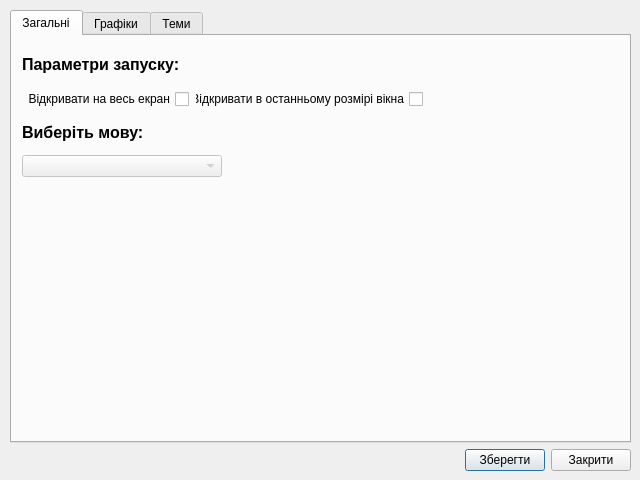
<?xml version="1.0" encoding="UTF-8"?>
<ui version="4.0">
 <class>Settings</class>
 <widget class="QDialog" name="Settings">
  <property name="windowModality">
   <enum>Qt::ApplicationModal</enum>
  </property>
  <property name="geometry">
   <rect>
    <x>0</x>
    <y>0</y>
    <width>640</width>
    <height>480</height>
   </rect>
  </property>
  <property name="sizePolicy">
   <sizepolicy hsizetype="Fixed" vsizetype="Fixed">
    <horstretch>0</horstretch>
    <verstretch>0</verstretch>
   </sizepolicy>
  </property>
  <property name="minimumSize">
   <size>
    <width>640</width>
    <height>480</height>
   </size>
  </property>
  <property name="maximumSize">
   <size>
    <width>640</width>
    <height>480</height>
   </size>
  </property>
  <property name="font">
   <font>
    <family>Segoe UI</family>
   </font>
  </property>
  <property name="contextMenuPolicy">
   <enum>Qt::DefaultContextMenu</enum>
  </property>
  <property name="windowTitle">
   <string>Налаштування</string>
  </property>
  <property name="statusTip">
   <string/>
  </property>
  <property name="whatsThis">
   <string/>
  </property>
  <widget class="QWidget" name="layoutWidget">
   <property name="geometry">
    <rect>
     <x>10</x>
     <y>10</y>
     <width>621</width>
     <height>461</height>
    </rect>
   </property>
   <layout class="QVBoxLayout" name="verticalLayout_2">
    <item>
     <widget class="QTabWidget" name="tabWidget">
      <property name="enabled">
       <bool>true</bool>
      </property>
      <property name="currentIndex">
       <number>0</number>
      </property>
      <property name="documentMode">
       <bool>false</bool>
      </property>
      <property name="tabsClosable">
       <bool>false</bool>
      </property>
      <widget class="QWidget" name="GENERAL_TAB">
       <attribute name="title">
        <string>Загальні</string>
       </attribute>
       <widget class="QWidget" name="">
        <property name="geometry">
         <rect>
          <x>10</x>
          <y>10</y>
          <width>401</width>
          <height>131</height>
         </rect>
        </property>
        <layout class="QVBoxLayout" name="verticalLayout_8">
         <item>
          <layout class="QVBoxLayout" name="verticalLayout">
           <item>
            <widget class="QLabel" name="label_5">
             <property name="font">
              <font>
               <pointsize>12</pointsize>
               <weight>75</weight>
               <bold>true</bold>
              </font>
             </property>
             <property name="text">
              <string>Параметри запуску:</string>
             </property>
            </widget>
           </item>
           <item>
            <layout class="QHBoxLayout" name="horizontalLayout_12">
             <item>
              <widget class="QCheckBox" name="MaximizeWindow">
               <property name="sizePolicy">
                <sizepolicy hsizetype="Preferred" vsizetype="Fixed">
                 <horstretch>0</horstretch>
                 <verstretch>0</verstretch>
                </sizepolicy>
               </property>
               <property name="layoutDirection">
                <enum>Qt::RightToLeft</enum>
               </property>
               <property name="text">
                <string>Відкривати на весь екран</string>
               </property>
              </widget>
             </item>
             <item>
              <widget class="QCheckBox" name="LastWindowSize">
               <property name="sizePolicy">
                <sizepolicy hsizetype="Preferred" vsizetype="Fixed">
                 <horstretch>0</horstretch>
                 <verstretch>0</verstretch>
                </sizepolicy>
               </property>
               <property name="layoutDirection">
                <enum>Qt::RightToLeft</enum>
               </property>
               <property name="text">
                <string>Відкривати в останньому розмірі вікна</string>
               </property>
              </widget>
             </item>
            </layout>
           </item>
          </layout>
         </item>
         <item>
          <layout class="QHBoxLayout" name="horizontalLayout_13">
           <item>
            <layout class="QVBoxLayout" name="verticalLayout_7">
             <item>
              <widget class="QLabel" name="label">
               <property name="font">
                <font>
                 <pointsize>12</pointsize>
                 <weight>75</weight>
                 <bold>true</bold>
                </font>
               </property>
               <property name="text">
                <string>Виберіть мову:</string>
               </property>
              </widget>
             </item>
             <item>
              <widget class="QComboBox" name="comboBox">
               <property name="enabled">
                <bool>false</bool>
               </property>
               <property name="sizePolicy">
                <sizepolicy hsizetype="Fixed" vsizetype="Fixed">
                 <horstretch>0</horstretch>
                 <verstretch>0</verstretch>
                </sizepolicy>
               </property>
               <property name="minimumSize">
                <size>
                 <width>200</width>
                 <height>0</height>
                </size>
               </property>
              </widget>
             </item>
            </layout>
           </item>
           <item>
            <spacer name="horizontalSpacer_3">
             <property name="orientation">
              <enum>Qt::Horizontal</enum>
             </property>
             <property name="sizeHint" stdset="0">
              <size>
               <width>40</width>
               <height>20</height>
              </size>
             </property>
            </spacer>
           </item>
          </layout>
         </item>
        </layout>
       </widget>
      </widget>
      <widget class="QWidget" name="CHART_TAB">
       <attribute name="title">
        <string>Графіки</string>
       </attribute>
       <widget class="QWidget" name="layoutWidget">
        <property name="geometry">
         <rect>
          <x>20</x>
          <y>20</y>
          <width>581</width>
          <height>371</height>
         </rect>
        </property>
        <layout class="QVBoxLayout" name="verticalLayout_6">
         <item>
          <layout class="QVBoxLayout" name="verticalLayout_4">
           <item>
            <widget class="QLabel" name="label_4">
             <property name="font">
              <font>
               <pointsize>12</pointsize>
               <weight>75</weight>
               <bold>true</bold>
              </font>
             </property>
             <property name="text">
              <string>Тип графіку для данних за період:</string>
             </property>
            </widget>
           </item>
           <item>
            <layout class="QGridLayout" name="gridLayout_2">
             <item row="0" column="0">
              <layout class="QHBoxLayout" name="horizontalLayout_10">
               <item>
                <widget class="QGraphicsView" name="graphicsView_9">
                 <property name="sizePolicy">
                  <sizepolicy hsizetype="Fixed" vsizetype="Fixed">
                   <horstretch>0</horstretch>
                   <verstretch>0</verstretch>
                  </sizepolicy>
                 </property>
                 <property name="maximumSize">
                  <size>
                   <width>120</width>
                   <height>120</height>
                  </size>
                 </property>
                 <property name="frameShape">
                  <enum>QFrame::StyledPanel</enum>
                 </property>
                 <property name="lineWidth">
                  <number>1</number>
                 </property>
                 <property name="verticalScrollBarPolicy">
                  <enum>Qt::ScrollBarAlwaysOff</enum>
                 </property>
                 <property name="horizontalScrollBarPolicy">
                  <enum>Qt::ScrollBarAlwaysOff</enum>
                 </property>
                 <property name="sceneRect">
                  <rectf>
                   <x>0.000000000000000</x>
                   <y>0.000000000000000</y>
                   <width>120.000000000000000</width>
                   <height>120.000000000000000</height>
                  </rectf>
                 </property>
                </widget>
               </item>
               <item>
                <widget class="QRadioButton" name="radioMultType_0">
                 <property name="text">
                  <string/>
                 </property>
                </widget>
               </item>
              </layout>
             </item>
             <item row="0" column="1">
              <layout class="QHBoxLayout" name="horizontalLayout_11">
               <item>
                <widget class="QGraphicsView" name="graphicsView_10">
                 <property name="sizePolicy">
                  <sizepolicy hsizetype="Fixed" vsizetype="Fixed">
                   <horstretch>0</horstretch>
                   <verstretch>0</verstretch>
                  </sizepolicy>
                 </property>
                 <property name="maximumSize">
                  <size>
                   <width>120</width>
                   <height>120</height>
                  </size>
                 </property>
                 <property name="frameShape">
                  <enum>QFrame::StyledPanel</enum>
                 </property>
                 <property name="lineWidth">
                  <number>1</number>
                 </property>
                 <property name="verticalScrollBarPolicy">
                  <enum>Qt::ScrollBarAlwaysOff</enum>
                 </property>
                 <property name="horizontalScrollBarPolicy">
                  <enum>Qt::ScrollBarAlwaysOff</enum>
                 </property>
                 <property name="sceneRect">
                  <rectf>
                   <x>0.000000000000000</x>
                   <y>0.000000000000000</y>
                   <width>120.000000000000000</width>
                   <height>120.000000000000000</height>
                  </rectf>
                 </property>
                </widget>
               </item>
               <item>
                <widget class="QRadioButton" name="radioMultType_1">
                 <property name="text">
                  <string/>
                 </property>
                </widget>
               </item>
               <item>
                <spacer name="horizontalSpacer_2">
                 <property name="orientation">
                  <enum>Qt::Horizontal</enum>
                 </property>
                 <property name="sizeHint" stdset="0">
                  <size>
                   <width>40</width>
                   <height>20</height>
                  </size>
                 </property>
                </spacer>
               </item>
              </layout>
             </item>
            </layout>
           </item>
          </layout>
         </item>
         <item>
          <layout class="QVBoxLayout" name="verticalLayout_5">
           <item>
            <widget class="QLabel" name="label_3">
             <property name="font">
              <font>
               <pointsize>12</pointsize>
               <weight>75</weight>
               <bold>true</bold>
              </font>
             </property>
             <property name="text">
              <string>Тип графіку для данних за один день:</string>
             </property>
            </widget>
           </item>
           <item>
            <layout class="QGridLayout" name="gridLayout_3">
             <item row="0" column="0">
              <widget class="QGraphicsView" name="graphicsView_11">
               <property name="sizePolicy">
                <sizepolicy hsizetype="Fixed" vsizetype="Fixed">
                 <horstretch>0</horstretch>
                 <verstretch>0</verstretch>
                </sizepolicy>
               </property>
               <property name="maximumSize">
                <size>
                 <width>120</width>
                 <height>120</height>
                </size>
               </property>
               <property name="frameShape">
                <enum>QFrame::StyledPanel</enum>
               </property>
               <property name="lineWidth">
                <number>1</number>
               </property>
               <property name="verticalScrollBarPolicy">
                <enum>Qt::ScrollBarAlwaysOff</enum>
               </property>
               <property name="horizontalScrollBarPolicy">
                <enum>Qt::ScrollBarAlwaysOff</enum>
               </property>
               <property name="sceneRect">
                <rectf>
                 <x>0.000000000000000</x>
                 <y>0.000000000000000</y>
                 <width>120.000000000000000</width>
                 <height>120.000000000000000</height>
                </rectf>
               </property>
              </widget>
             </item>
             <item row="0" column="1">
              <widget class="QRadioButton" name="radioSinglType_0">
               <property name="text">
                <string/>
               </property>
               <property name="autoExclusive">
                <bool>true</bool>
               </property>
              </widget>
             </item>
            </layout>
           </item>
          </layout>
         </item>
        </layout>
       </widget>
      </widget>
      <widget class="QWidget" name="THEME_TAB">
       <attribute name="title">
        <string>Теми</string>
       </attribute>
       <widget class="QWidget" name="layoutWidget">
        <property name="geometry">
         <rect>
          <x>10</x>
          <y>70</y>
          <width>591</width>
          <height>281</height>
         </rect>
        </property>
        <layout class="QVBoxLayout" name="verticalLayout_3">
         <item>
          <widget class="QLabel" name="label_2">
           <property name="font">
            <font>
             <pointsize>12</pointsize>
             <weight>75</weight>
             <bold>true</bold>
            </font>
           </property>
           <property name="text">
            <string>Виберіть тему:</string>
           </property>
          </widget>
         </item>
         <item>
          <layout class="QGridLayout" name="gridLayout">
           <item row="0" column="0">
            <layout class="QHBoxLayout" name="horizontalLayout">
             <item>
              <widget class="QGraphicsView" name="graphicsView">
               <property name="sizePolicy">
                <sizepolicy hsizetype="Fixed" vsizetype="Fixed">
                 <horstretch>0</horstretch>
                 <verstretch>0</verstretch>
                </sizepolicy>
               </property>
               <property name="maximumSize">
                <size>
                 <width>120</width>
                 <height>120</height>
                </size>
               </property>
               <property name="frameShape">
                <enum>QFrame::StyledPanel</enum>
               </property>
               <property name="lineWidth">
                <number>1</number>
               </property>
               <property name="verticalScrollBarPolicy">
                <enum>Qt::ScrollBarAlwaysOff</enum>
               </property>
               <property name="horizontalScrollBarPolicy">
                <enum>Qt::ScrollBarAlwaysOff</enum>
               </property>
               <property name="sceneRect">
                <rectf>
                 <x>0.000000000000000</x>
                 <y>0.000000000000000</y>
                 <width>120.000000000000000</width>
                 <height>120.000000000000000</height>
                </rectf>
               </property>
              </widget>
             </item>
             <item>
              <widget class="QRadioButton" name="radioTheme_0">
               <property name="text">
                <string/>
               </property>
              </widget>
             </item>
            </layout>
           </item>
           <item row="0" column="1">
            <layout class="QHBoxLayout" name="horizontalLayout_2">
             <item>
              <widget class="QGraphicsView" name="graphicsView_2">
               <property name="sizePolicy">
                <sizepolicy hsizetype="Fixed" vsizetype="Fixed">
                 <horstretch>0</horstretch>
                 <verstretch>0</verstretch>
                </sizepolicy>
               </property>
               <property name="maximumSize">
                <size>
                 <width>120</width>
                 <height>120</height>
                </size>
               </property>
               <property name="frameShape">
                <enum>QFrame::StyledPanel</enum>
               </property>
               <property name="verticalScrollBarPolicy">
                <enum>Qt::ScrollBarAlwaysOff</enum>
               </property>
               <property name="horizontalScrollBarPolicy">
                <enum>Qt::ScrollBarAlwaysOff</enum>
               </property>
               <property name="sceneRect">
                <rectf>
                 <x>0.000000000000000</x>
                 <y>0.000000000000000</y>
                 <width>120.000000000000000</width>
                 <height>120.000000000000000</height>
                </rectf>
               </property>
              </widget>
             </item>
             <item>
              <widget class="QRadioButton" name="radioTheme_2">
               <property name="text">
                <string/>
               </property>
              </widget>
             </item>
            </layout>
           </item>
           <item row="0" column="2">
            <layout class="QHBoxLayout" name="horizontalLayout_5">
             <item>
              <widget class="QGraphicsView" name="graphicsView_3">
               <property name="sizePolicy">
                <sizepolicy hsizetype="Fixed" vsizetype="Fixed">
                 <horstretch>0</horstretch>
                 <verstretch>0</verstretch>
                </sizepolicy>
               </property>
               <property name="maximumSize">
                <size>
                 <width>120</width>
                 <height>120</height>
                </size>
               </property>
               <property name="frameShape">
                <enum>QFrame::StyledPanel</enum>
               </property>
               <property name="verticalScrollBarPolicy">
                <enum>Qt::ScrollBarAlwaysOff</enum>
               </property>
               <property name="horizontalScrollBarPolicy">
                <enum>Qt::ScrollBarAlwaysOff</enum>
               </property>
               <property name="sceneRect">
                <rectf>
                 <x>0.000000000000000</x>
                 <y>0.000000000000000</y>
                 <width>120.000000000000000</width>
                 <height>120.000000000000000</height>
                </rectf>
               </property>
              </widget>
             </item>
             <item>
              <widget class="QRadioButton" name="radioTheme_3">
               <property name="text">
                <string/>
               </property>
              </widget>
             </item>
            </layout>
           </item>
           <item row="0" column="3">
            <layout class="QHBoxLayout" name="horizontalLayout_4">
             <item>
              <widget class="QGraphicsView" name="graphicsView_4">
               <property name="sizePolicy">
                <sizepolicy hsizetype="Fixed" vsizetype="Fixed">
                 <horstretch>0</horstretch>
                 <verstretch>0</verstretch>
                </sizepolicy>
               </property>
               <property name="maximumSize">
                <size>
                 <width>120</width>
                 <height>120</height>
                </size>
               </property>
               <property name="frameShape">
                <enum>QFrame::StyledPanel</enum>
               </property>
               <property name="verticalScrollBarPolicy">
                <enum>Qt::ScrollBarAlwaysOff</enum>
               </property>
               <property name="horizontalScrollBarPolicy">
                <enum>Qt::ScrollBarAlwaysOff</enum>
               </property>
               <property name="sceneRect">
                <rectf>
                 <x>0.000000000000000</x>
                 <y>0.000000000000000</y>
                 <width>120.000000000000000</width>
                 <height>120.000000000000000</height>
                </rectf>
               </property>
              </widget>
             </item>
             <item>
              <widget class="QRadioButton" name="radioTheme_4">
               <property name="text">
                <string/>
               </property>
              </widget>
             </item>
            </layout>
           </item>
           <item row="1" column="0">
            <layout class="QHBoxLayout" name="horizontalLayout_7">
             <item>
              <widget class="QGraphicsView" name="graphicsView_5">
               <property name="sizePolicy">
                <sizepolicy hsizetype="Fixed" vsizetype="Fixed">
                 <horstretch>0</horstretch>
                 <verstretch>0</verstretch>
                </sizepolicy>
               </property>
               <property name="maximumSize">
                <size>
                 <width>120</width>
                 <height>120</height>
                </size>
               </property>
               <property name="frameShape">
                <enum>QFrame::StyledPanel</enum>
               </property>
               <property name="verticalScrollBarPolicy">
                <enum>Qt::ScrollBarAlwaysOff</enum>
               </property>
               <property name="horizontalScrollBarPolicy">
                <enum>Qt::ScrollBarAlwaysOff</enum>
               </property>
               <property name="sceneRect">
                <rectf>
                 <x>0.000000000000000</x>
                 <y>0.000000000000000</y>
                 <width>120.000000000000000</width>
                 <height>120.000000000000000</height>
                </rectf>
               </property>
              </widget>
             </item>
             <item>
              <widget class="QRadioButton" name="radioTheme_5">
               <property name="text">
                <string/>
               </property>
              </widget>
             </item>
            </layout>
           </item>
           <item row="1" column="1">
            <layout class="QHBoxLayout" name="horizontalLayout_6">
             <item>
              <widget class="QGraphicsView" name="graphicsView_6">
               <property name="sizePolicy">
                <sizepolicy hsizetype="Fixed" vsizetype="Fixed">
                 <horstretch>0</horstretch>
                 <verstretch>0</verstretch>
                </sizepolicy>
               </property>
               <property name="maximumSize">
                <size>
                 <width>120</width>
                 <height>120</height>
                </size>
               </property>
               <property name="frameShape">
                <enum>QFrame::StyledPanel</enum>
               </property>
               <property name="verticalScrollBarPolicy">
                <enum>Qt::ScrollBarAlwaysOff</enum>
               </property>
               <property name="horizontalScrollBarPolicy">
                <enum>Qt::ScrollBarAlwaysOff</enum>
               </property>
               <property name="sceneRect">
                <rectf>
                 <x>0.000000000000000</x>
                 <y>0.000000000000000</y>
                 <width>120.000000000000000</width>
                 <height>120.000000000000000</height>
                </rectf>
               </property>
              </widget>
             </item>
             <item>
              <widget class="QRadioButton" name="radioTheme_6">
               <property name="text">
                <string/>
               </property>
              </widget>
             </item>
            </layout>
           </item>
           <item row="1" column="2">
            <layout class="QHBoxLayout" name="horizontalLayout_8">
             <item>
              <widget class="QGraphicsView" name="graphicsView_7">
               <property name="sizePolicy">
                <sizepolicy hsizetype="Fixed" vsizetype="Fixed">
                 <horstretch>0</horstretch>
                 <verstretch>0</verstretch>
                </sizepolicy>
               </property>
               <property name="maximumSize">
                <size>
                 <width>120</width>
                 <height>120</height>
                </size>
               </property>
               <property name="frameShape">
                <enum>QFrame::StyledPanel</enum>
               </property>
               <property name="verticalScrollBarPolicy">
                <enum>Qt::ScrollBarAlwaysOff</enum>
               </property>
               <property name="horizontalScrollBarPolicy">
                <enum>Qt::ScrollBarAlwaysOff</enum>
               </property>
               <property name="sceneRect">
                <rectf>
                 <x>0.000000000000000</x>
                 <y>0.000000000000000</y>
                 <width>120.000000000000000</width>
                 <height>120.000000000000000</height>
                </rectf>
               </property>
              </widget>
             </item>
             <item>
              <widget class="QRadioButton" name="radioTheme_7">
               <property name="text">
                <string/>
               </property>
              </widget>
             </item>
            </layout>
           </item>
           <item row="1" column="3">
            <layout class="QHBoxLayout" name="horizontalLayout_9">
             <item>
              <widget class="QGraphicsView" name="graphicsView_8">
               <property name="sizePolicy">
                <sizepolicy hsizetype="Fixed" vsizetype="Fixed">
                 <horstretch>0</horstretch>
                 <verstretch>0</verstretch>
                </sizepolicy>
               </property>
               <property name="maximumSize">
                <size>
                 <width>120</width>
                 <height>120</height>
                </size>
               </property>
               <property name="frameShape">
                <enum>QFrame::StyledPanel</enum>
               </property>
               <property name="verticalScrollBarPolicy">
                <enum>Qt::ScrollBarAlwaysOff</enum>
               </property>
               <property name="horizontalScrollBarPolicy">
                <enum>Qt::ScrollBarAlwaysOff</enum>
               </property>
               <property name="sceneRect">
                <rectf>
                 <x>0.000000000000000</x>
                 <y>0.000000000000000</y>
                 <width>120.000000000000000</width>
                 <height>120.000000000000000</height>
                </rectf>
               </property>
              </widget>
             </item>
             <item>
              <widget class="QRadioButton" name="radioTheme_8">
               <property name="text">
                <string/>
               </property>
              </widget>
             </item>
            </layout>
           </item>
          </layout>
         </item>
        </layout>
       </widget>
      </widget>
     </widget>
    </item>
    <item>
     <layout class="QHBoxLayout" name="horizontalLayout_3">
      <item>
       <spacer name="horizontalSpacer">
        <property name="orientation">
         <enum>Qt::Horizontal</enum>
        </property>
        <property name="sizeHint" stdset="0">
         <size>
          <width>40</width>
          <height>20</height>
         </size>
        </property>
       </spacer>
      </item>
      <item>
       <widget class="QPushButton" name="SAVE">
        <property name="text">
         <string>Зберегти</string>
        </property>
       </widget>
      </item>
      <item>
       <widget class="QPushButton" name="EXIT">
        <property name="text">
         <string>Закрити</string>
        </property>
       </widget>
      </item>
     </layout>
    </item>
   </layout>
  </widget>
 </widget>
 <resources/>
 <connections/>
</ui>
